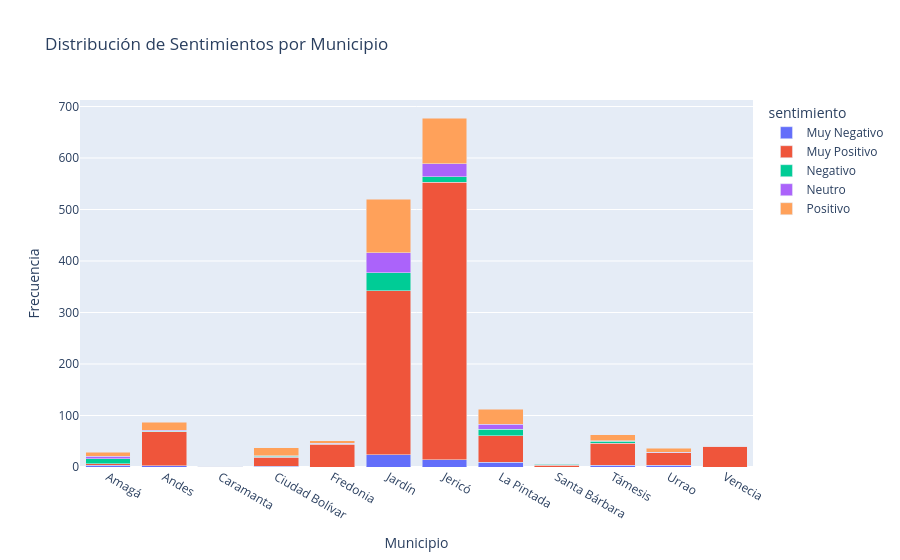
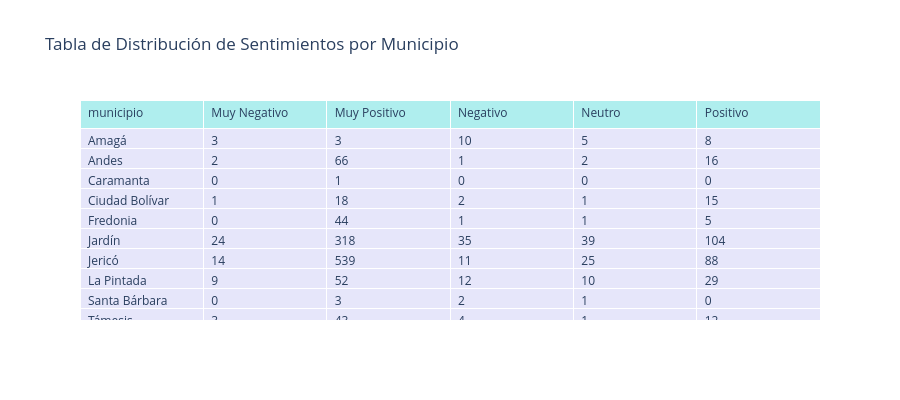

Write notebook code for charts like these, in order.
### Code cell
import pandas as pd
import plotly.express as px
import plotly.graph_objects as go

# Cargar el archivo CSV
file_path = 'resultados_analisis_sentimientos.csv'
data = pd.read_csv(file_path)

# Distribución de los sentimientos por municipio
municipality_sentiment_distribution = data.groupby(['municipio', 'sentimiento']).size().unstack(fill_value=0)

# Mostrar la tabla numérica
print(municipality_sentiment_distribution)

# Visualización de la distribución de sentimientos en cada municipio
municipality_sentiment_distribution = municipality_sentiment_distribution.reset_index()
municipality_sentiment_distribution_melted = municipality_sentiment_distribution.melt(id_vars='municipio', 
                                                                                      var_name='sentimiento', value_name='frecuencia')

fig1 = px.bar(municipality_sentiment_distribution_melted, x='municipio', y='frecuencia', color='sentimiento', 
              title='Distribución de Sentimientos por Municipio', 
              labels={'frecuencia': 'Frecuencia', 'municipio': 'Municipio'}, 
              barmode='stack')

# Mostrar el gráfico
fig1.show()

# Crear una tabla fuera del gráfico
header_values = list(municipality_sentiment_distribution.columns)
cell_values = [municipality_sentiment_distribution[col].tolist() for col in municipality_sentiment_distribution.columns]

fig2 = go.Figure(data=[go.Table(
    header=dict(values=header_values,
                fill_color='paleturquoise',
                align='left'),
    cells=dict(values=cell_values,
               fill_color='lavender',
               align='left'))
])

fig2.update_layout(
    title='Tabla de Distribución de Sentimientos por Municipio',
    height=400
)

# Mostrar la tabla
fig2.show()

### Figure 1 — Plotly figure (JSON) as saved in the notebook; plotly's stock layout.template omitted (floating-point values rounded to 4 significant figures)
{"data": [{"alignmentgroup": "True", "hovertemplate": "sentimiento=Muy Negativo<br>Municipio=%{x}<br>Frecuencia=%{y}<extra></extra>", "legendgroup": "Muy Negativo", "marker": {"color": "#636efa", "pattern": {"shape": ""}}, "name": "Muy Negativo", "offsetgroup": "Muy Negativo", "orientation": "v", "showlegend": true, "textposition": "auto", "type": "bar", "x": ["Amagá", "Andes", "Caramanta", "Ciudad Bolívar", "Fredonia", "Jardín", "Jericó", "La Pintada", "Santa Bárbara", "Támesis", "Urrao", "Venecia"], "xaxis": "x", "y": [3, 2, 0, 1, 0, 24, 14, 9, 0, 3, 3, 0], "yaxis": "y"}, {"alignmentgroup": "True", "hovertemplate": "sentimiento=Muy Positivo<br>Municipio=%{x}<br>Frecuencia=%{y}<extra></extra>", "legendgroup": "Muy Positivo", "marker": {"color": "#EF553B", "pattern": {"shape": ""}}, "name": "Muy Positivo", "offsetgroup": "Muy Positivo", "orientation": "v", "showlegend": true, "textposition": "auto", "type": "bar", "x": ["Amagá", "Andes", "Caramanta", "Ciudad Bolívar", "Fredonia", "Jardín", "Jericó", "La Pintada", "Santa Bárbara", "Támesis", "Urrao", "Venecia"], "xaxis": "x", "y": [3, 66, 1, 18, 44, 318, 539, 52, 3, 43, 25, 40], "yaxis": "y"}, {"alignmentgroup": "True", "hovertemplate": "sentimiento=Negativo<br>Municipio=%{x}<br>Frecuencia=%{y}<extra></extra>", "legendgroup": "Negativo", "marker": {"color": "#00cc96", "pattern": {"shape": ""}}, "name": "Negativo", "offsetgroup": "Negativo", "orientation": "v", "showlegend": true, "textposition": "auto", "type": "bar", "x": ["Amagá", "Andes", "Caramanta", "Ciudad Bolívar", "Fredonia", "Jardín", "Jericó", "La Pintada", "Santa Bárbara", "Támesis", "Urrao", "Venecia"], "xaxis": "x", "y": [10, 1, 0, 2, 1, 35, 11, 12, 2, 4, 0, 0], "yaxis": "y"}, {"alignmentgroup": "True", "hovertemplate": "sentimiento=Neutro<br>Municipio=%{x}<br>Frecuencia=%{y}<extra></extra>", "legendgroup": "Neutro", "marker": {"color": "#ab63fa", "pattern": {"shape": ""}}, "name": "Neutro", "offsetgroup": "Neutro", "orientation": "v", "showlegend": true, "textposition": "auto", "type": "bar", "x": ["Amagá", "Andes", "Caramanta", "Ciudad Bolívar", "Fredonia", "Jardín", "Jericó", "La Pintada", "Santa Bárbara", "Támesis", "Urrao", "Venecia"], "xaxis": "x", "y": [5, 2, 0, 1, 1, 39, 25, 10, 1, 1, 1, 1], "yaxis": "y"}, {"alignmentgroup": "True", "hovertemplate": "sentimiento=Positivo<br>Municipio=%{x}<br>Frecuencia=%{y}<extra></extra>", "legendgroup": "Positivo", "marker": {"color": "#FFA15A", "pattern": {"shape": ""}}, "name": "Positivo", "offsetgroup": "Positivo", "orientation": "v", "showlegend": true, "textposition": "auto", "type": "bar", "x": ["Amagá", "Andes", "Caramanta", "Ciudad Bolívar", "Fredonia", "Jardín", "Jericó", "La Pintada", "Santa Bárbara", "Támesis", "Urrao", "Venecia"], "xaxis": "x", "y": [8, 16, 0, 15, 5, 104, 88, 29, 0, 12, 7, 0], "yaxis": "y"}], "layout": {"barmode": "stack", "legend": {"title": {"text": "sentimiento"}, "tracegroupgap": 0}, "title": {"text": "Distribución de Sentimientos por Municipio"}, "xaxis": {"anchor": "y", "domain": [0, 1], "title": {"text": "Municipio"}}, "yaxis": {"anchor": "x", "domain": [0, 1], "title": {"text": "Frecuencia"}}}}

### Figure 2 — Plotly figure (JSON) as saved in the notebook; plotly's stock layout.template omitted (floating-point values rounded to 4 significant figures)
{"data": [{"cells": {"align": "left", "fill": {"color": "lavender"}, "values": [["Amagá", "Andes", "Caramanta", "Ciudad Bolívar", "Fredonia", "Jardín", "Jericó", "La Pintada", "Santa Bárbara", "Támesis", "Urrao", "Venecia"], [3, 2, 0, 1, 0, 24, 14, 9, 0, 3, 3, 0], [3, 66, 1, 18, 44, 318, 539, 52, 3, 43, 25, 40], [10, 1, 0, 2, 1, 35, 11, 12, 2, 4, 0, 0], [5, 2, 0, 1, 1, 39, 25, 10, 1, 1, 1, 1], [8, 16, 0, 15, 5, 104, 88, 29, 0, 12, 7, 0]]}, "header": {"align": "left", "fill": {"color": "paleturquoise"}, "values": ["municipio", "Muy Negativo", "Muy Positivo", "Negativo", "Neutro", "Positivo"]}, "type": "table"}], "layout": {"height": 400, "title": {"text": "Tabla de Distribución de Sentimientos por Municipio"}}}
